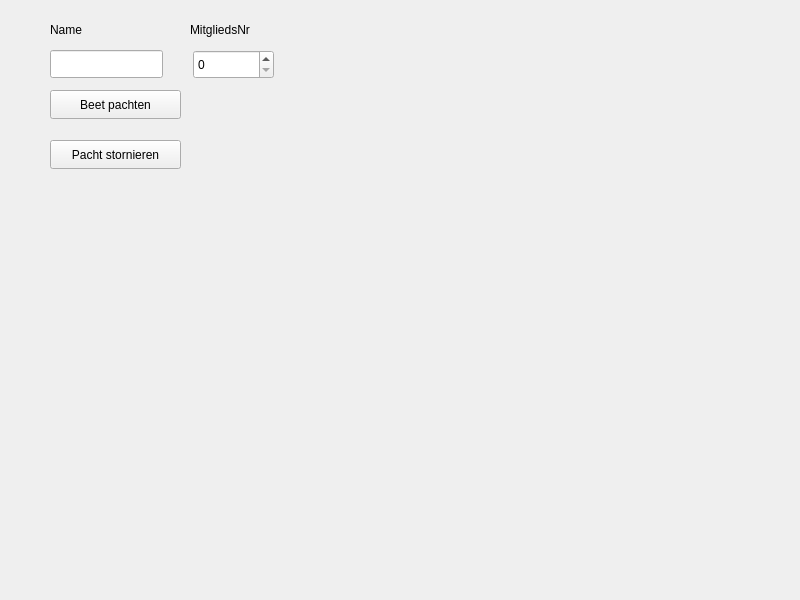
<?xml version="1.0" encoding="UTF-8"?>
<ui version="4.0">
 <class>GUI</class>
 <widget class="QWidget" name="GUI">
  <property name="geometry">
   <rect>
    <x>0</x>
    <y>0</y>
    <width>800</width>
    <height>600</height>
   </rect>
  </property>
  <property name="windowTitle">
   <string>GUI</string>
  </property>
  <widget class="QPushButton" name="btnAssignPatch">
   <property name="geometry">
    <rect>
     <x>50</x>
     <y>90</y>
     <width>131</width>
     <height>29</height>
    </rect>
   </property>
   <property name="text">
    <string>Beet pachten</string>
   </property>
  </widget>
  <widget class="QLineEdit" name="edtMemberName">
   <property name="geometry">
    <rect>
     <x>50</x>
     <y>50</y>
     <width>113</width>
     <height>28</height>
    </rect>
   </property>
  </widget>
  <widget class="QSpinBox" name="edtMemberNr">
   <property name="geometry">
    <rect>
     <x>193</x>
     <y>50</y>
     <width>81</width>
     <height>29</height>
    </rect>
   </property>
  </widget>
  <widget class="QLabel" name="label">
   <property name="geometry">
    <rect>
     <x>50</x>
     <y>20</y>
     <width>63</width>
     <height>20</height>
    </rect>
   </property>
   <property name="text">
    <string>Name</string>
   </property>
  </widget>
  <widget class="QLabel" name="label_2">
   <property name="geometry">
    <rect>
     <x>190</x>
     <y>20</y>
     <width>91</width>
     <height>20</height>
    </rect>
   </property>
   <property name="text">
    <string>MitgliedsNr</string>
   </property>
  </widget>
  <widget class="QPushButton" name="btnReleasePatch">
   <property name="geometry">
    <rect>
     <x>50</x>
     <y>140</y>
     <width>131</width>
     <height>29</height>
    </rect>
   </property>
   <property name="text">
    <string>Pacht stornieren</string>
   </property>
  </widget>
 </widget>
 <resources/>
 <connections/>
</ui>
